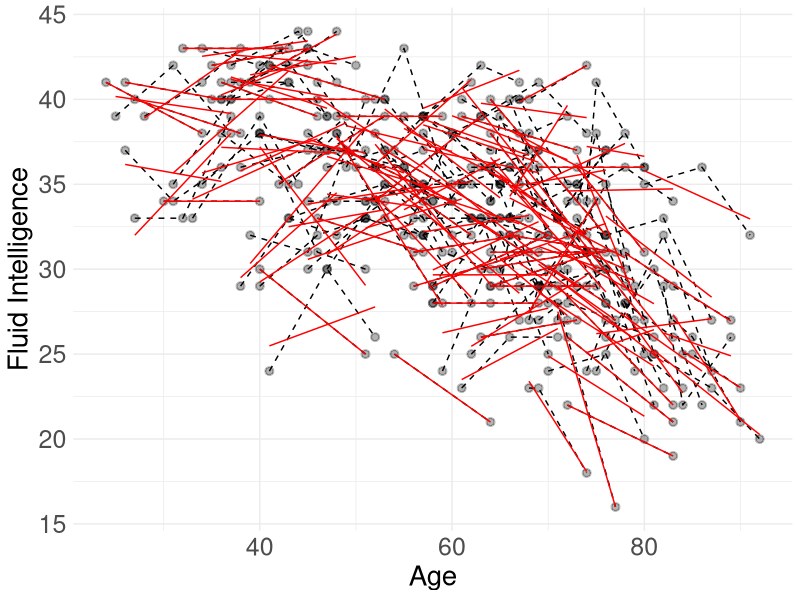

Generate this figure with R: (Note: this script raises an error after producing the figure.)

# Plotting data and two-line fits to example grant data, rik.henson@mrc-cbu.cam.ac.uk

library(ggplot2)
library(lme4)
library(lmerTest)

plot <- function(data, x_var, y_var, x_label, y_label, ymin, ymax) {
  ggp = ggplot(data, aes(x = .data[[x_var]], y = .data[[y_var]])) +
    geom_point(size = 2, stroke = 1, alpha = 0.3) +
    geom_line(aes(group = CCID), lty = 2, colour = "black") +
    geom_smooth(method = "lm", se = FALSE, color = "red", linewidth = 0.5, lty = 1, aes(group = CCID)) +
    labs(x = x_label, y = y_label) +
    ylim(ymin, ymax) +
    theme_minimal() +
    theme(plot.title = element_text(hjust = 0.5),
          axis.title = element_text(size = 20),
          axis.text = element_text(size = 18)) 
  return(ggp)
}

### COG

cog_df = read.csv('long_cog_data.csv')
ylabel = "Fluid Intelligence"

(ggp_cog = plot(cog_df, "Age", "Cattell", "Age", ylabel, min(cog_df$Cattell), max(cog_df$Cattell))) 

fit = lmer(Cattell ~ poly(Age,2) + (1|CCID), data=cog_df)
summary(fit)

params = as.data.frame(effects::effect(term = "poly(Age, 2)", mod = fit))

ggp_cog + geom_line(data=params, aes(x=Age, y=fit), linewidth=2, color="blue") 

ggsave(paste("long_plot_","Cog",".png",sep=""), width=2500, height=1500, units="px", dpi=300)


## TGM

tgm_df = read.csv('long_tgm_data.csv')
ylabel = "TotalGM"
tgm_df$TGM = tgm_df$TGM/1e6 # convert to litres

(ggp_tgm = plot(tgm_df, "Age", "TGM", "Age", ylabel, min(tgm_df$TGM), max(tgm_df$TGM))) 

fit = lmer(TGM ~ poly(Age,2) + (1|CCID), data=tgm_df)
summary(fit)

params = as.data.frame(effects::effect(term = "poly(Age, 2)", mod = fit))

ggp_tgm + geom_line(data=params, aes(x=Age, y=fit), linewidth=2, color="blue") 

ggsave(paste("long_plot_","TGM",".png",sep=""), width=2500, height=1500, units="px", dpi=300)
